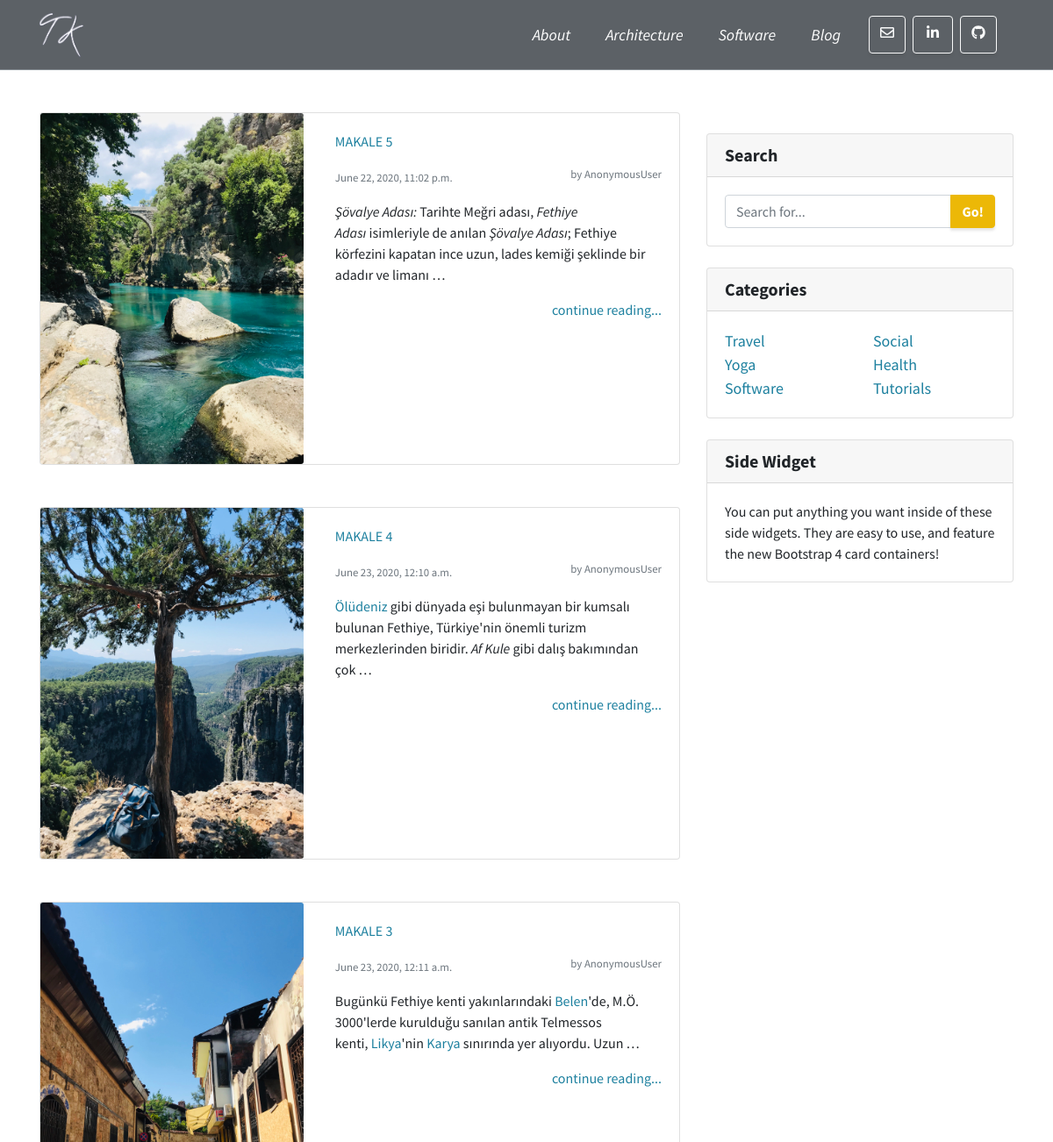
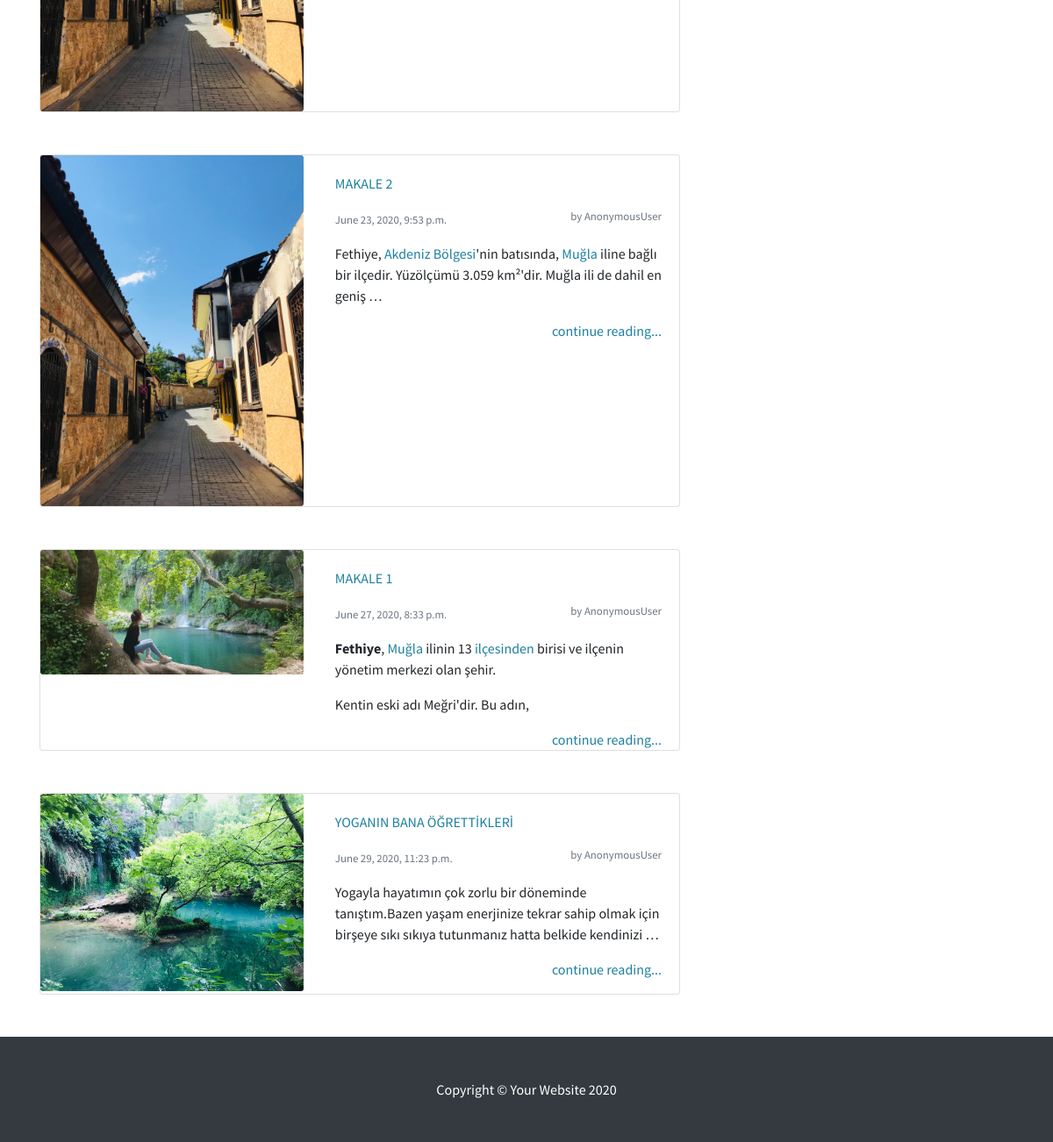
Screenshot of /blog/ with the database file from the repository (2 pictures, top to bottom).
### article/models.py (models this page shows, shortened)
class Article(models.Model):
    title=models.CharField(max_length=50)
    created_date=models.DateTimeField(auto_now_add=True)
    article_image = models.FileField(blank = True,null = True,verbose_name=" Add Image")
    content = RichTextField()

### article/views.py (the view)
# urls.py: path('',views.blog,name='blog'),
def blog(request):
    keyword=request.GET.get('keyword')
    if keyword:
        articles=Article.objects.filter(title__contains=keyword)
        return render(request,"pages/blog.html",{"articles":articles})
    articles=Article.objects.all()
    return render(request,'pages/blog.html',{"articles":articles})

### templates/pages/blog.html
{%extends 'layout.html'%}
{% load static %}
{% block body %}
<div class="container">
  <div class="row">
    <div class="col-lg-8">
            {% if articles%}
              {%for article in articles%}
                <div class="card mb-3 my-5">
                  <div class="row">
                    <div class="col-md-5">
                        <a href="{% url 'article:post' article.id %}">
                        {% if article.article_image %}
                          <img src="{{article.article_image.url}}" alt="" style='width:300px;' class='card-img'>
                        {%endif%}
                        </a>
                    </div>
                    <div class="col-md-7">
                      <div class='card-body'>
                        <a href="{% url 'article:post' article.id %}">
                          <p>{{article.title}}</p>
                        </a>
                        <p class="card-text text-muted ">
                          <small>{{article.created_date}} </small>
                          <small style='float:right;'>by {{ request.user}}</small>
                        </p>
                        <p class="card-text text-muted">{{article.content | safe | truncatewords:20}}</p>
                        <a style='float:right;' href="{% url 'article:post' article.id %}">
                          <p>continue reading...</p>
                        </a>
                      </div>
                    </div>
                  </div>
                </div>
              {%endfor%}
            {%else%}
            <div class="my-5">
                <div class="alert alert-warning">Article is not found</div>
            </div>
            {%endif%}
</div>
{% include '../sidebar.html' %}
{% endblock %}

### templates/layout.html (shortened to what this page needs)
{% load static %}
<!DOCTYPE html>
<html lang="en">
<head>
    <link rel="stylesheet" href="{% static 'css/style.css' %}">
    <link rel="stylesheet" href="https://cdnjs.cloudflare.com/ajax/libs/font-awesome/4.7.0/css/font-awesome.min.css">
    <link rel="stylesheet" href="{% static 'css/bootstrap.min.css' %}">
    <link href="{%static 'css/bootstrap.min.css' %}" rel="stylesheet">
    <link href="{% static 'vendor/fontawesome-free/css/all.min.css' %}" rel="stylesheet" type="text/css">
    <link href="{% static 'vendor/simple-line-icons/css/simple-line-icons.css' %}" rel="stylesheet">
    <link href="{% static 'css/stylish-portfolio.min.css' %}" rel="stylesheet">
</head>
<body >
    {% include './navbar.html' %}
    {% block body %}
    {% endblock %}
 <footer class="py-5 bg-dark">
    <div class="container">
      <p class="m-0 text-center text-white">Copyright &copy; Your Website 2020</p>
    </div>
  </footer>
</body>
</html>

### templates/navbar.html (shortened to what this page needs)
{% load static %}
<nav class="navbar navbar-expand-lg navbar-dark bg-dark sticky-top border-bottom border-secondary navbar-trans" style='height:80px; ' >
    <div class="container ">
        <a class="navbar-brand " href="/" >
            <img src="{% static 'img/icon2.png' %}" width="50" height="50" class="d-inline-block align-top" alt="" >
        </a>
    <div class="collapse navbar-collapse container  " id="navbarText">
        <ul class="nav navbar-nav ml-auto " >
            <li class="navbar-nav " >
                <a class="nav-link font-italic text-white  ml-1" href="{% url 'about'%}">About </a>
            </li>
            <li class="navbar-nav dropdown ">
                <a class="nav-link d font-italic text-white  ml-1" href="{% url 'portfolio:architecture' %}"   role='architecture'>Architecture</a>
            </li>
            <li class="navbar-nav  ">
                <a class="nav-link font-italic text-white  ml-1 " href="{% url 'portfolio:software' %}" >Software</a>
            </li>
            <li class="navbar-nav ">
                <a class="nav-link font-italic text-white  ml-1" href="{% url 'article:blog' %}" >Blog</a>
            </li>
            <a class="btn btn-outline-light btn-social mx-1" href="{% url 'contact' %}"><i class="far fa-envelope "></i></a>
            <a class="btn btn-outline-light btn-social mx-1" href="https://www.linkedin.com/in/tuğçe-köksal-a6a08aa5"><i class="fab fa-fw fa-linkedin-in"></i></a>
            <a class="btn btn-outline-light btn-social mx-1" href="https://github.com/tugcekoksal"><i class="fab fa-github "></i></a>
    </div>
</div>
    </nav>

### templates/sidebar.html (shortened to what this page needs)
<div class="col-md-4 pt-5">
    <div class="card  my-4">
        <h5 class="card-header">Search</h5>
        <div class="card-body">
        <form >
            <div class="input-group">
            <input type="text" name='keyword'class="form-control" placeholder="Search for...">
                <span class="input-group-append">
                <button class="btn btn-secondary" type="submit">Go!</button>
                </span>
            </div>
        </form>
        </div>
    </div>
<div class="card my-4">
    <h5 class="card-header">Categories</h5>
    <div class="card-body">
      <div class="row">
        <div class="col-lg-6">
          <ul class="list-unstyled mb-0">
            <li>
              <a href="#">Travel</a>
            </li>
            <li>
              <a href="#">Yoga</a>
            </li>
            <li>
              <a href="#">Software</a>
            </li>
          </ul>
        </div>
        <div class="col-lg-6">
          <ul class="list-unstyled mb-0">
            <li>
              <a href="#">Social</a>
            </li>
            <li>
              <a href="#">Health</a>
            </li>
            <li>
              <a href="#">Tutorials</a>
            </li>
          </ul>
        </div>
      </div>
    </div>
  </div>
  <div class="card my-4">
    <h5 class="card-header">Side Widget</h5>
    <div class="card-body">
      You can put anything you want inside of these side widgets. They are easy to use, and feature the new Bootstrap 4 card containers!
    </div>
  </div>
</div>
</div>
</div>

### static/css/style.css (style rules this page uses)
.container { padding-left: 80px;padding-right: 80px; }
li a { font-size: large; }
.navbar { opacity: 0.8; }
.navbar-nav > li >a { margin-left: 10px; margin-right: 20px; }

### rows the page displays
Article: article_image (picture), title "MAKALE 5", created_date "June 22, 2020, 11:02 p.m.", user "AnonymousUser", content "Şövalye Adası: Tarihte Meğri adası, Fethiye Adası isimleriyle de anılan Şövalye Adası ; Fethiye körfezini kapatan ince uzun, lades kemiği şeklinde bir adadır ve limanı …"
Article: article_image (picture), title "MAKALE 4", created_date "June 23, 2020, 12:10 a.m.", user "AnonymousUser", content "Ölüdeniz gibi dünyada eşi bulunmayan bir kumsalı bulunan Fethiye, Türkiye'nin önemli turizm merkezlerinden biridir. Af Kule gibi dalış bakımından çok …"
Article: article_image (picture), title "MAKALE 3", created_date "June 23, 2020, 12:11 a.m.", user "AnonymousUser", content "Bugünkü Fethiye kenti yakınlarındaki Belen 'de, M.Ö. 3000'lerde kurulduğu sanılan antik Telmessos kenti, Likya 'nin Karya sınırında yer alıyordu. Uzun …"
Article: article_image (picture), title "MAKALE 2", created_date "June 23, 2020, 9:53 p.m.", user "AnonymousUser", content "Fethiye, Akdeniz Bölgesi 'nin batısında, Muğla iline bağlı bir ilçedir. Yüzölçümü 3.059 km²'dir. Muğla ili de dahil en geniş …"
Article: article_image (picture), title "MAKALE 1", created_date "June 27, 2020, 8:33 p.m.", user "AnonymousUser", content "Fethiye , Muğla ilinin 13 ilçesinden birisi ve ilçenin yönetim merkezi olan şehir. Kentin eski adı Meğri'dir. Bu adın,"
Article: article_image (picture), title "YOGANIN BANA ÖĞRETTİKLERİ", created_date "June 29, 2020, 11:23 p.m.", user "AnonymousUser", content "Yogayla hayatımın çok zorlu bir döneminde tanıştım.Bazen yaşam enerjinize tekrar sahip olmak için birşeye sıkı sıkıya tutunmanız hatta belkide kendinizi …"
